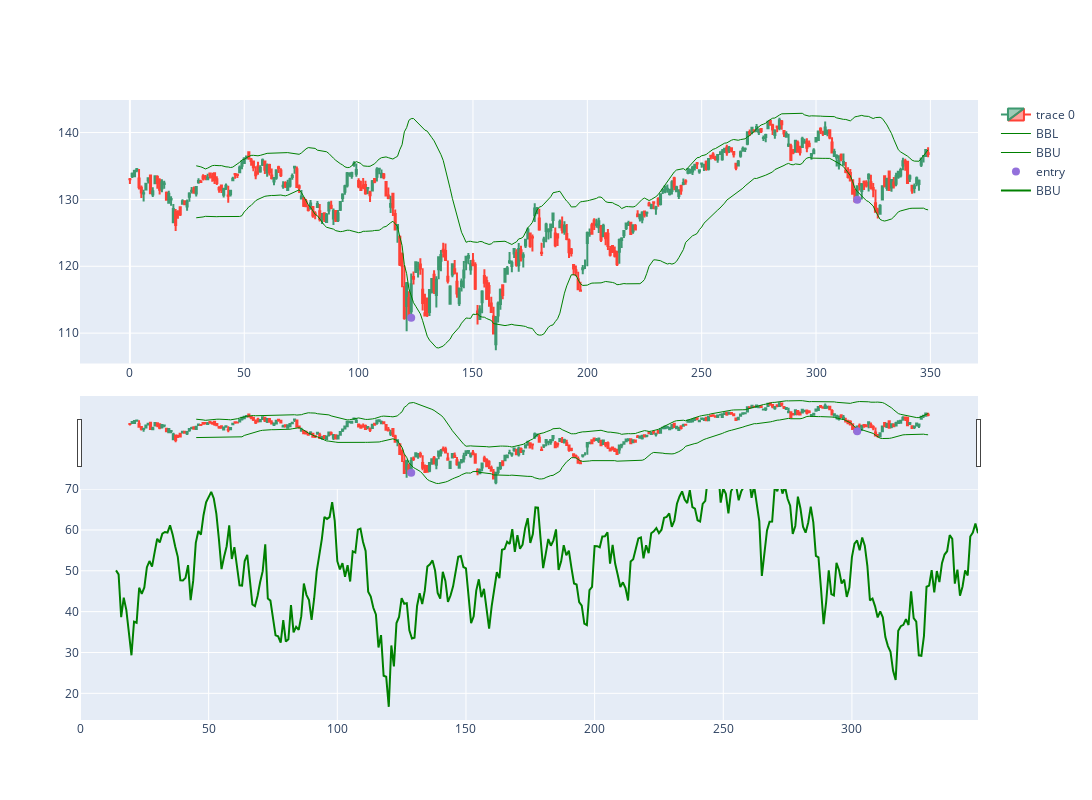

The code cell stored with this chart in its notebook:
### Code cell
import plotly.graph_objects as go
from plotly.subplots import make_subplots
from datetime import datetime
st=0
dfpl = df[st:st+350]#.set_index("Gmt time")
# Create a plot with 2 rows
fig = make_subplots(rows=2, cols=1)

# Add candlestick plot on the first row
fig.add_trace(go.Candlestick(x=dfpl.index,
                             open=dfpl['Open'],
                             high=dfpl['High'],
                             low=dfpl['Low'],
                             close=dfpl['Close']),
              row=1, col=1)

# Add Bollinger Bands, EMA lines on the same subplot
fig.add_trace(go.Scatter(x=dfpl.index, y=dfpl['bbl'],
                         line=dict(color='green', width=1),
                         name="BBL"),
              row=1, col=1)
fig.add_trace(go.Scatter(x=dfpl.index, y=dfpl['bbh'],
                         line=dict(color='green', width=1),
                         name="BBU"),
              row=1, col=1)

# Add markers for trade entry points on the same subplot
fig.add_trace(go.Scatter(x=dfpl.index, y=dfpl['pointpos'], mode="markers",
                         marker=dict(size=8, color="MediumPurple"),
                         name="entry"),
              row=1, col=1)

# Add markers for trade entry points on the same subplot
fig.add_trace(go.Scatter(x=dfpl.index, y=dfpl['rsi'], 
                         line=dict(color='green', width=2),
                         name="BBU"),
              row=2, col=1)

fig.update_layout(width=1200, height=800, sliders=[])
fig.show()

### Figure 1 — Plotly figure (JSON) as saved in the notebook; plotly's stock layout.template omitted (floating-point values rounded to 4 significant figures; data arrays with more than 128 entries replaced by an {"elided": "..."} marker saying what was removed)
{"data": [{"close": {"elided": "350 float values"}, "high": {"elided": "350 float values"}, "low": {"elided": "350 float values"}, "open": {"elided": "350 float values"}, "type": "candlestick", "x": {"elided": "350 int values"}, "xaxis": "x", "yaxis": "y"}, {"line": {"color": "green", "width": 1}, "name": "BBL", "type": "scatter", "x": {"elided": "350 int values"}, "xaxis": "x", "y": {"elided": "350 float values"}, "yaxis": "y"}, {"line": {"color": "green", "width": 1}, "name": "BBU", "type": "scatter", "x": {"elided": "350 int values"}, "xaxis": "x", "y": {"elided": "350 float values"}, "yaxis": "y"}, {"marker": {"color": "MediumPurple", "size": 8}, "mode": "markers", "name": "entry", "type": "scatter", "x": {"elided": "350 int values"}, "xaxis": "x", "y": {"elided": "350 float values"}, "yaxis": "y"}, {"line": {"color": "green", "width": 2}, "name": "BBU", "type": "scatter", "x": {"elided": "350 int values"}, "xaxis": "x2", "y": {"elided": "350 float values"}, "yaxis": "y2"}], "layout": {"height": 800, "width": 1200, "xaxis": {"anchor": "y", "domain": [0, 1]}, "xaxis2": {"anchor": "y2", "domain": [0, 1]}, "yaxis": {"anchor": "x", "domain": [0.575, 1]}, "yaxis2": {"anchor": "x2", "domain": [0, 0.425]}}}
